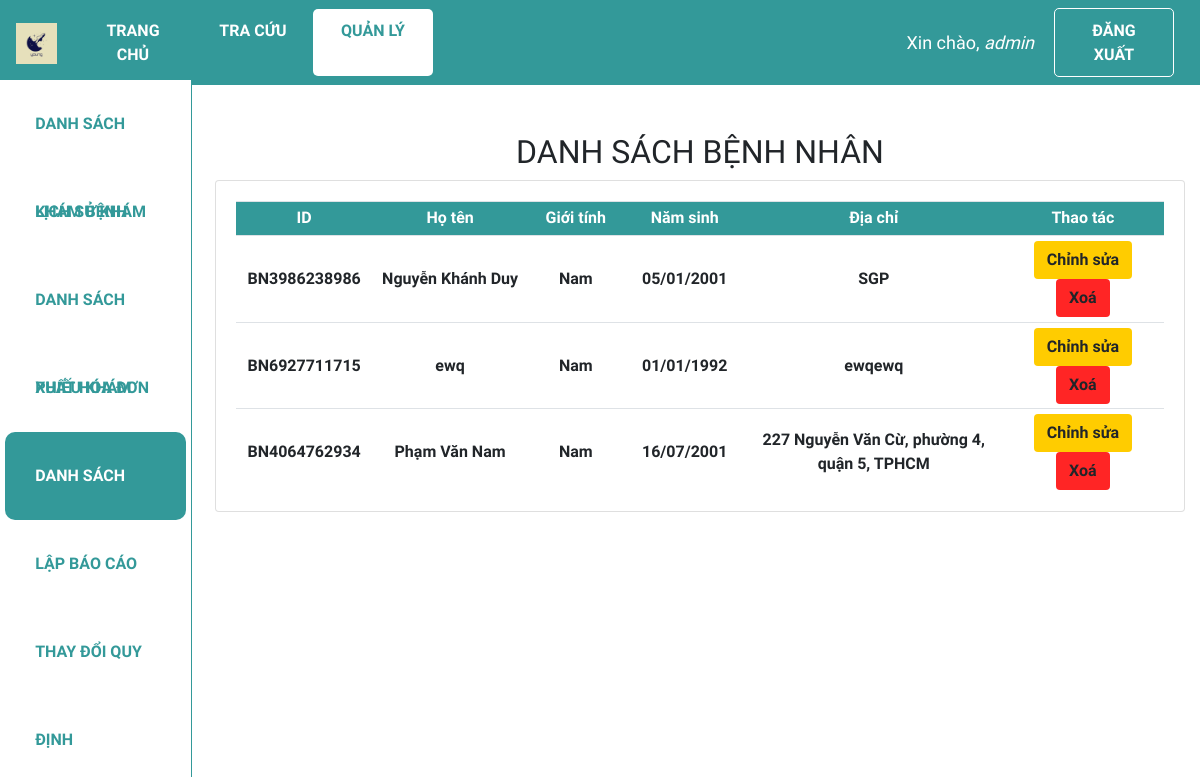
/dsbn (signed in), run on the app's committed database.
### web_core/models.py (models this page shows, shortened)
class BENHNHAN(models.Model):
    GIOITINH = (
        ('Nam','Nam'),
        ('Nữ','Nữ'),
    )
    id = ShortUUIDField(
        verbose_name = 'ID bệnh nhân',
        length=10,
        max_length=40,
        prefix="BN",
        alphabet="0123456789",
        primary_key=True)
    ho_ten = models.CharField('Họ tên', max_length = 100)
    gioi_tinh = models.CharField('Giới tính', max_length = 3, choices = GIOITINH)
    ngay_sinh = models.DateField('Ngày sinh', default = '01/01/1990', null=True)
    dia_chi = models.CharField('Địa chỉ', max_length = 255, null = True)

### web_core/decorators.py (the view)
    def wrapper_function(request, *args, **kwargs):
        group = None
        if request.user.groups.exists():
            group = request.user.groups.all()[0].name
        print(group)
        if group == 'customer':
            return redirect('quanli_dskb')
        if group == 'admin':
            return view_func(request, *args, **kwargs)

### web_core/views.py (called while the page is built)
@admin_only
def dsbn(request):
    dsbn = BENHNHAN.objects.all()
    context = {'dsbn':dsbn}
    return render(request, 'web_core/dsbn.html', context)

### web_core/templates/web_core/dsbn.html (shortened to what this page needs)
{% extends 'web_core/main.html' %}
{% block content %}
<div class="row">
    <div class="col-md-2">
        {% include 'web_core/sidebar.html' %}
    </div>
    <div class="col-md-10">
        <h2 class="table-title" style>DANH SÁCH BỆNH NHÂN</h2>
        <div class="card card-body">
            <table class='table table-sm'>
                <tr class="table-head">
                    <th class="small-content">ID</th>
                    <th class="mid-content">Họ tên</th>
                    <th class="small-content">Giới tính</th>
                    <th class="small-content">Năm sinh</th>
                    <th class="large-content">Địa chỉ</th>
                    <th class="mid-content">Thao tác</th>
                </tr>
                {% for benhnhan in dsbn %}
                <tr>
                    <th class="small-content">{{benhnhan.id}}</th>
                    <th class="mid-content">{{benhnhan.ho_ten}}</th>
                    <th class="small-content">{{benhnhan.gioi_tinh}}</th>
                    <th class="small-content">{{benhnhan.ngay_sinh|date:"d/m/Y"}}</th>
                    <th class="large-content">{{benhnhan.dia_chi}}</th>
                    <th>
                        <a class="btn edit-btn" href="{% url 'quanli_sua_benhnhan' benhnhan.id %}">Chỉnh sửa</a>
                        <a class="btn del-btn" href="{% url 'quanli_xoa_benhnhan' benhnhan.id %}">Xoá</a>
                    </th>
                </tr>
                {% endfor %}
            </table>
        </div>
    </div>
</div>
{% endblock %}

### web_core/templates/web_core/navbar.html (shortened to what this page needs)
{% load static %}
<nav class="navbar navbar-expand-lg my-navbar">
    <a href="{% url 'home' %}">
        <img class="navbar-brand" alt="logo-brand" src="{% static 'images/favicon.png' %}" height="50"
            style="padding-bottom: 0.25rem" />
    </a>
    <div class="collapse navbar-collapse" id="navbarNavAltMarkup">
        {% with request.resolver_match.url_name as url_name %}
        <div class="navbar-nav">
            <a class="nav-item nav-link my-nav-item {% if url_name == 'home' %}my-nav-active{% endif %}"
                href="{% url 'home' %}">Trang chủ</a>
            <a class="nav-item nav-link my-nav-item {% if url_name == 'lsk_guest' %}my-nav-active{% endif %}"
                href="{% url 'lsk_guest' %}">Tra cứu</a>
            <a class="nav-item nav-link my-nav-item {% if 'quanli' in url_name %}my-nav-active{% endif %}"
                href="{% url 'quanli_dskb' %}">Quản lý</a>
        </div>
        {% endwith %}
    </div>
    {% with request.resolver_match.url_name as url_name %}
    {% if request.user.is_authenticated %}
    <span class="hello-msg">Xin chào, <span> {{request.user}} </span></span>
    <a class="nav-item nav-link my-nav-item my-btn" href="{% url 'logout' %}">Đăng xuất</a>
    {% else %}
    <a class="nav-item nav-link my-nav-item my-btn {% if url_name == 'login' %}my-nav-active{% endif %}"
        href="{% url 'login' %}">Đăng nhập</a>
    {% endif %}
    {% endwith %}
</nav>

### web_core/static/css/main.css (style rules this page uses)
* { font-family: 'Baloo 2', cursive; }
html, body { margin: 0; padding: 0; height: 100%; overflow-x: hidden; }

### web_core/templates/web_core/navbar.html (style rules this page uses)
.my-navbar { color: #fff; background-color: #399; }
.my-nav-item { color: #fff; font-weight: bold; padding: 0.6rem 1rem !important; text-transform: uppercase; border-radius: 5px; width: 120px; text-align: center; }
.my-nav-active, .my-nav-active:hover { color: #399; background-color: #fff; }
.my-btn { border: 1px solid #fff; margin-right: 10px; }
.hello-msg { font-size: 18px; color: #fff; margin-right: 20px; }
.hello-msg>span { font-style: italic; }

### web_core/templates/web_core/dsbn.html (style rules this page uses)
.col-md-2 { padding: 0; }
.col-md-10 { margin-top: 3rem; }
.card-body { padding-bottom: 0rem; }
.table-title { text-align: center; }
.table td, .table th { vertical-align: middle; }
th { text-align: center; }
th.small-content { width: 150px; }
th.mid-content { width: 250px; }
th.large-content { width: 450px; }
.table-head { color: #ffff; background-color: #399; }
.btn.edit-btn { font-weight: bold; background-color: rgb(255, 204, 0); }
.btn.del-btn { font-weight: bold; background-color: rgb(255, 37, 37) }

### data on the page
BENHNHAN: id "BN3986238986", ho_ten "Nguyễn Khánh Duy", gioi_tinh "Nam", ngay_sinh "05/01/2001", dia_chi "SGP"
BENHNHAN: id "BN6927711715", ho_ten "ewq", gioi_tinh "Nam", ngay_sinh "01/01/1992", dia_chi "ewqewq"
BENHNHAN: id "BN4064762934", ho_ten "Phạm Văn Nam", gioi_tinh "Nam", ngay_sinh "16/07/2001", dia_chi "227 Nguyễn Văn Cừ, phường 4, quận 5, TPHCM"

### other printed values
{{ request.user }} "admin"
